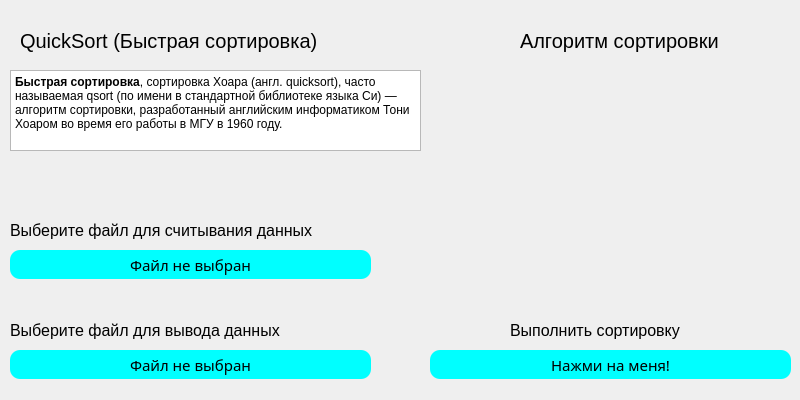
<?xml version="1.0" encoding="UTF-8"?>
<ui version="4.0">
 <class>Window_Quicksort</class>
 <widget class="QDialog" name="Window_Quicksort">
  <property name="geometry">
   <rect>
    <x>0</x>
    <y>0</y>
    <width>800</width>
    <height>400</height>
   </rect>
  </property>
  <property name="minimumSize">
   <size>
    <width>800</width>
    <height>400</height>
   </size>
  </property>
  <property name="maximumSize">
   <size>
    <width>800</width>
    <height>400</height>
   </size>
  </property>
  <property name="windowTitle">
   <string>QuickSort</string>
  </property>
  <property name="styleSheet">
   <string notr="true">QPushButton{
	background-color: aqua;
	border-radius: 10px;
	color: black;
	border-style: solid;
	font-size: 15px;
}</string>
  </property>
  <widget class="QPushButton" name="pushButton_3">
   <property name="geometry">
    <rect>
     <x>430</x>
     <y>350</y>
     <width>361</width>
     <height>29</height>
    </rect>
   </property>
   <property name="font">
    <font>
     <family>Trebuchet MS</family>
     <pointsize>-1</pointsize>
    </font>
   </property>
   <property name="text">
    <string>Нажми на меня!</string>
   </property>
  </widget>
  <widget class="QTextBrowser" name="textBrowser">
   <property name="geometry">
    <rect>
     <x>10</x>
     <y>70</y>
     <width>411</width>
     <height>81</height>
    </rect>
   </property>
   <property name="html">
    <string>&lt;!DOCTYPE HTML PUBLIC &quot;-//W3C//DTD HTML 4.0//EN&quot; &quot;http://www.w3.org/TR/REC-html40/strict.dtd&quot;&gt;
&lt;html&gt;&lt;head&gt;&lt;meta name=&quot;qrichtext&quot; content=&quot;1&quot; /&gt;&lt;meta charset=&quot;utf-8&quot; /&gt;&lt;style type=&quot;text/css&quot;&gt;
p, li { white-space: pre-wrap; }
hr { height: 1px; border-width: 0; }
li.unchecked::marker { content: &quot;\2610&quot;; }
li.checked::marker { content: &quot;\2612&quot;; }
&lt;/style&gt;&lt;/head&gt;&lt;body style=&quot; font-family:'Segoe UI'; font-size:9pt; font-weight:400; font-style:normal;&quot;&gt;
&lt;p style=&quot; margin-top:0px; margin-bottom:0px; margin-left:0px; margin-right:0px; -qt-block-indent:0; text-indent:0px;&quot;&gt;&lt;span style=&quot; font-weight:700;&quot;&gt;Быстрая сортировка&lt;/span&gt;, сортировка Хоара (англ. quicksort), часто называемая qsort (по имени в стандартной библиотеке языка Си) — алгоритм сортировки, разработанный английским информатиком Тони Хоаром во время его работы в МГУ в 1960 году.&lt;/p&gt;&lt;/body&gt;&lt;/html&gt;</string>
   </property>
  </widget>
  <widget class="QLabel" name="label_5">
   <property name="geometry">
    <rect>
     <x>10</x>
     <y>310</y>
     <width>381</width>
     <height>41</height>
    </rect>
   </property>
   <property name="font">
    <font>
     <pointsize>12</pointsize>
     <fontweight>Black</fontweight>
    </font>
   </property>
   <property name="text">
    <string>Выберите файл для вывода данных</string>
   </property>
  </widget>
  <widget class="QLabel" name="label">
   <property name="geometry">
    <rect>
     <x>20</x>
     <y>20</y>
     <width>421</width>
     <height>41</height>
    </rect>
   </property>
   <property name="font">
    <font>
     <pointsize>15</pointsize>
     <fontweight>Black</fontweight>
    </font>
   </property>
   <property name="text">
    <string>QuickSort (Быстрая сортировка)</string>
   </property>
  </widget>
  <widget class="QLabel" name="label_4">
   <property name="geometry">
    <rect>
     <x>10</x>
     <y>210</y>
     <width>421</width>
     <height>41</height>
    </rect>
   </property>
   <property name="font">
    <font>
     <pointsize>12</pointsize>
     <fontweight>Black</fontweight>
    </font>
   </property>
   <property name="text">
    <string>Выберите файл для считывания данных</string>
   </property>
  </widget>
  <widget class="QPushButton" name="pushButton_1">
   <property name="geometry">
    <rect>
     <x>10</x>
     <y>250</y>
     <width>361</width>
     <height>29</height>
    </rect>
   </property>
   <property name="font">
    <font>
     <family>Trebuchet MS</family>
     <pointsize>-1</pointsize>
    </font>
   </property>
   <property name="text">
    <string>Файл не выбран</string>
   </property>
  </widget>
  <widget class="QLabel" name="label_6">
   <property name="geometry">
    <rect>
     <x>510</x>
     <y>310</y>
     <width>251</width>
     <height>41</height>
    </rect>
   </property>
   <property name="font">
    <font>
     <pointsize>12</pointsize>
     <fontweight>Black</fontweight>
    </font>
   </property>
   <property name="text">
    <string>Выполнить сортировку</string>
   </property>
  </widget>
  <widget class="QPushButton" name="pushButton_2">
   <property name="geometry">
    <rect>
     <x>10</x>
     <y>350</y>
     <width>361</width>
     <height>29</height>
    </rect>
   </property>
   <property name="font">
    <font>
     <family>Trebuchet MS</family>
     <pointsize>-1</pointsize>
    </font>
   </property>
   <property name="text">
    <string>Файл не выбран</string>
   </property>
  </widget>
  <widget class="QLabel" name="label_2">
   <property name="geometry">
    <rect>
     <x>495</x>
     <y>70</y>
     <width>280</width>
     <height>214</height>
    </rect>
   </property>
   <property name="text">
    <string/>
   </property>
  </widget>
  <widget class="QLabel" name="label_3">
   <property name="geometry">
    <rect>
     <x>520</x>
     <y>20</y>
     <width>421</width>
     <height>41</height>
    </rect>
   </property>
   <property name="font">
    <font>
     <pointsize>15</pointsize>
     <fontweight>Black</fontweight>
    </font>
   </property>
   <property name="text">
    <string>Алгоритм сортировки</string>
   </property>
  </widget>
 </widget>
 <resources/>
 <connections/>
</ui>
